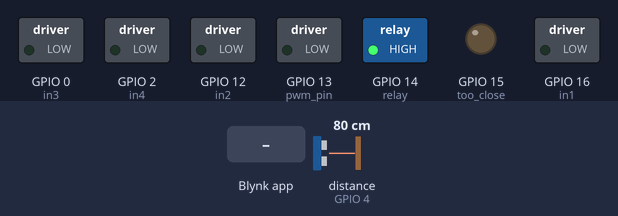
A sketch run on a simulated ESP8266 (Wemos D1 mini). Shown: switched loads named in the sketch (green lamp = pin HIGH), output pins drawn as LEDs (lit = HIGH). Wiring (inferred from the names in the program): ultrasonic range finder: trigger GPIO 5; echo GPIO 4. The inputs (shaded band) are chosen by the test bench; at power-on: distance to the obstacle (sensor on GPIO 4) 80 cm. The echo pulse lasts 58.3 µs per cm; WiFi joins after 1.5 s; servers stay silent unless stated; pins used as bus, display or sensor lines are not drawn.

Above: at 3.0 s.
3.1 s: Blynk app writes 0 to V0
At 3.7 s:
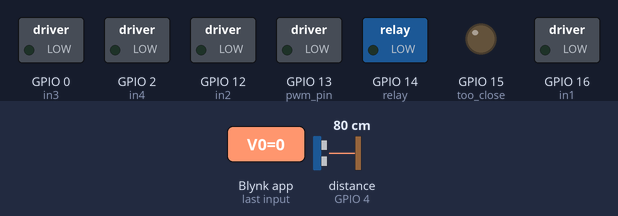
4.6 s: Blynk app writes 1 to V3
At 4.9 s:
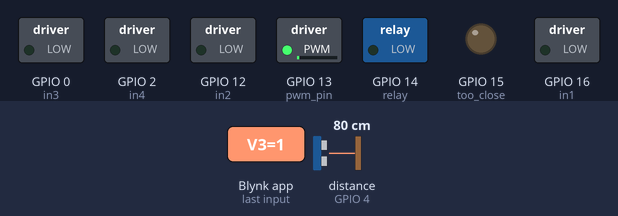
6.1 s: Blynk app writes 1 to V0
At 7.2 s:
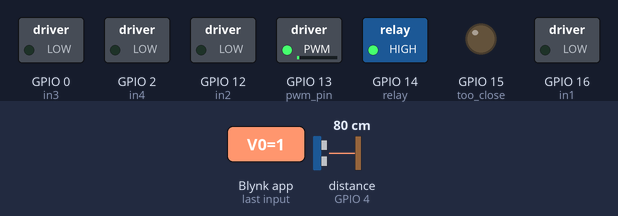
7.6 s: Blynk app writes 200 to V3
At 8.4 s:
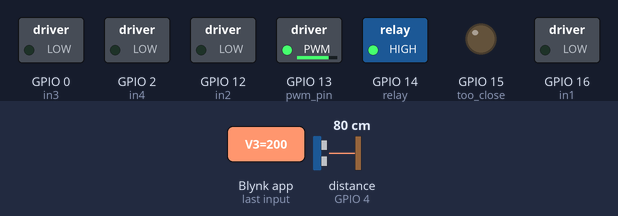
9.1 s: Blynk app writes 1 to V10
At 9.5 s:
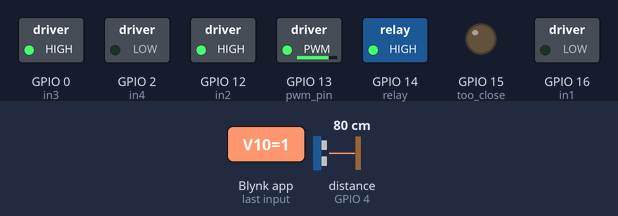
10.6 s: Blynk app writes 0 to V3
At 11.9 s:
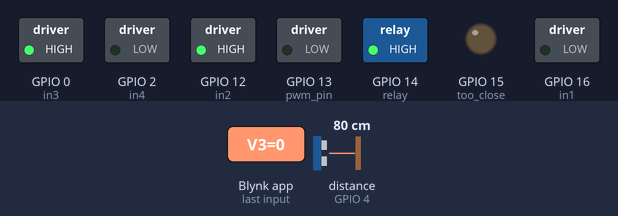
Timing chart, 0 to 13.1 s (numbered marks = the images above; inputs shaded):
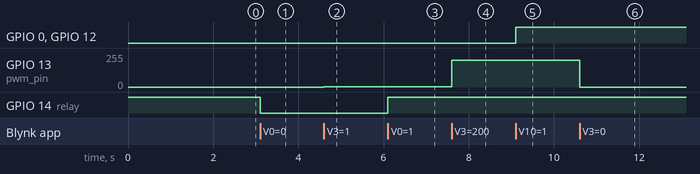

Measured:
- after the input at 3.1 s, GPIO 14 (relay): HIGH → LOW at once
- after the input at 4.6 s, GPIO 13 (pwm_pin): 0/255 → 1/255 at once
- after the input at 6.1 s, GPIO 14 (relay): LOW → HIGH at once
- after the input at 7.6 s, GPIO 13 (pwm_pin): 1/255 → 200/255 at once
- after the input at 9.1 s, GPIO 0 (in3), GPIO 12 (in2): LOW → HIGH at once
- after the input at 10.6 s, GPIO 13 (pwm_pin): 200/255 → 0/255 at once

The sketch:

d1_mini.ino
```cpp
#define BLYNK_PRINT Serial
#include <ESP8266WiFi.h>
#include <BlynkSimpleEsp8266.h>

/*ESP8266 PINOUT
  D0  16 --high at boot
  D1  5
  D2  4
  D3  0 --boot fails if low, flash
  D4  2 high at boot, boot fails if low, led
  D5  14
  D6  12
  D7  13
  D8  15 --boot fails if high
  TX  1
  RX  3
*/

char auth[] = "blynk-token";                        // Blynk token
char ssid[] = "wifi-name";                          // WiFi name
char pass[] = "wifi-password";                      // WiFi password

#define in1 16              // =======================================
#define in2 12              // output pins to l298n with informations
#define in3 0               // about direction of motors
#define in4 2               // =======================================
#define pwm_pin 13          // output pin to pro micro with information about speed
#define relay 14            // output pin to relay turns on or off motors
#define too_close 15        // output pin to pro micro with information if there is something too close

const int trigPin = 5;      // sensor trigger pin
const int echoPin = 4;      // sensor echo pin

int speed_from_blynk;       // slider value from Blynk
int x, y;                   // joystick axis data from Blynk
int stopped;                // information if IRT is stopped
int percentage;             // pwm to percentage
int memory;                 // remembers last direction
int relay_state;            // relay state
int times_stopped;          // remembers how many times IRT is stopped
int Start;                  //

String to_text;             // int to string type
String percentage_text;     // percentage text which is sent to blynk

long duration;              // information about how long it takes for the sound wave to return to the sensor
int distance;               // distance to nearest obstacle

unsigned long time_since_start; // time since start
unsigned long last_time;        // timestamp of last event
unsigned long time_in_memory;

void setup() {
  pinMode(in1, OUTPUT);          // ====================
  pinMode(in2, OUTPUT);          //
  pinMode(in3, OUTPUT);          //
  pinMode(in4, OUTPUT);          //
  pinMode(pwm_pin, OUTPUT);      //  define pins modes
  pinMode(too_close, OUTPUT);    //
  pinMode(trigPin, OUTPUT);      //
  pinMode(echoPin, INPUT);       //
  pinMode(relay, OUTPUT);        // ====================
  digitalWrite(relay, HIGH);     // turn off the relay
  Start = 1;                     // writes 1 to "start" variable
  Serial.begin(9600);            // starts serial monitor with predefined speed

  Blynk.begin(auth, ssid, pass); // connects to Blynk
  // You can also specify server:
  //Blynk.begin(auth, ssid, pass, "blynk-cloud.com", 80);
  //Blynk.begin(auth, ssid, pass, IPAddress(192,168,1,100), 8080);

}

void sensor() {
  // Clears the trigPin
  digitalWrite(trigPin, LOW);
  delayMicroseconds(2);

  // Sets the trigPin on HIGH state for 10 micro seconds
  digitalWrite(trigPin, HIGH);
  delayMicroseconds(10);
  digitalWrite(trigPin, LOW);

  // Reads the echoPin, returns the sound wave travel time in microseconds
  duration = pulseIn(echoPin, HIGH);

  // Calculates distance
  distance = duration * 0.034 / 2;

  // if distance is lower than 200cm sends it to Blynk
  if (distance <= 200) {
    Blynk.virtualWrite(V2, distance);
  }

  // if distance is higher than 200cm sends to Blynk "Out of reach"
  else if (distance > 200) {
    char a[] = "Out of reach";
    Blynk.virtualWrite(V2, a);
  }

  // if distance is lower or equal to 35cm
  if (distance <= 35) {
      if (memory == 1){
        if (times_stopped < 3){                               // limits to 3 the number of times irt can perform an emergency reversal. In case it gets stuck
           if(time_since_start - time_in_memory >= 3000){
              time_in_memory = time_since_start;
              times_stopped ++;
           }
        digitalWrite(too_close, HIGH);           // sends information to pro micro that something is too close
        stopped = 1;                             // writes 1 to "stopped" variable, prevent from changing the direction of rotation of the motors
        Blynk.virtualWrite(V4, "Em. reverse");   // sends text to Blynk lcd
        Blynk.virtualWrite(V5, "speed: 0%");     // sends text to Blynk lcd
        int z[] = {130, 0};                      // =======================================
        Blynk.virtualWrite(V1, z[0]);            // sets Blynk Joystick to reverse position
        Blynk.virtualWrite(V10, z[1]);           // =======================================
        digitalWrite(in1, LOW);                  //
        digitalWrite(in3, LOW);                  // sets motors to reverse
        digitalWrite(in2, HIGH);                 //
        digitalWrite(in4, HIGH);                 // =======================================
        }
        else if (times_stopped >= 3){             // IRT is probably stuck :(
          digitalWrite(too_close, LOW);
          stopped = 0;                            // writes 0 to "stopped" variable, allows to change the direction of rotation of the motors
          Blynk.virtualWrite(V4, "IRT is stuck"); // sends text to Blynk lcd
          Blynk.virtualWrite(V5, "speed: 0%");    // sends text to Blynk lcd
        }
     }
  }

  // if distance is higher than 35cm
  else if (distance > 35) {
    digitalWrite(too_close, LOW);                 // sends information to pro micro that there is nothing within 35 cm
    stopped = 0;                                  // distance to closest object is lower 35cm = false
    times_stopped = 0;                            // resets "times_stopped" variable to 0
  }
}

void loop() {

  Blynk.run();                                     // starts Blynk

  if (Start == 1){                                 //
    Blynk.virtualWrite(V0, 1);                     // When d1 mini is turned on for the first time, it sets button "MOTORS" in Blynk App to OFF state
    Start = 0;                                     //
  }

  time_since_start = millis();                     // saves time since start to variable

  // runs sensor() function every 200 milliseconds
  if (time_since_start - last_time >= 100) {
    last_time = time_since_start;
    sensor();
  }
}
  // reads relay state from Blynk App, sets relay to this state
BLYNK_WRITE(V0) {
  relay_state = param.asInt();
  digitalWrite(relay, relay_state);
}
BLYNK_WRITE(V3) {
  speed_from_blynk = param.asInt();                  // reads speed from Blynk slider
  percentage = speed_from_blynk * 10 / 102;          // calculates speed to percentage
  to_text = String(percentage);                      // change percentage to string type
  percentage_text = "speed: " + to_text + "%";
  Blynk.virtualWrite(V5, percentage_text);           // sends percentage to Blynk lcd
  analogWrite(pwm_pin, speed_from_blynk);            // sends speed to pro micro


}

void motor_dir(){

  // forward function
  if (x >= 128 && y >= 55 && y <= 200 && stopped == 0) {
    Blynk.virtualWrite(V4, "");
    digitalWrite(in2, LOW);
    digitalWrite(in4, LOW);
    digitalWrite(in1, HIGH);
    digitalWrite(in3, HIGH);
    Blynk.virtualWrite(V4, "Forward ");
    memory = 1;
  }

  // reverse function
  else if (x < 128 && y >= 55 && y <= 200 && stopped == 0) {
    Blynk.virtualWrite(V4, "");
    digitalWrite(in1, LOW);
    digitalWrite(in3, LOW);
    digitalWrite(in2, HIGH);
    digitalWrite(in4, HIGH);
    Blynk.virtualWrite(V4, "Reverse ");
    memory = 2;
  }

  // left turn function
  else if (y < 55 && x > 0 && x < 255 && stopped == 0) {
    Blynk.virtualWrite(V4, "");
    digitalWrite(in1, LOW);
    digitalWrite(in4, LOW);
    digitalWrite(in2, HIGH);
    digitalWrite(in3, HIGH);
    Blynk.virtualWrite(V4, "Left turn");
    memory = 3;
  }

  // right turn function
  else if (y > 200 && x > 0 && x < 255 && stopped == 0) {
    Blynk.virtualWrite(V4, "");
    digitalWrite(in2, LOW);
    digitalWrite(in3, LOW);
    digitalWrite(in1, HIGH);
    digitalWrite(in4, HIGH);
    Blynk.virtualWrite(V4, "Right turn");
    memory = 4;
  }
}

BLYNK_WRITE(V1) {
  y = param.asInt();                  // reads y value from Blynk Joystick
}

BLYNK_WRITE(V10) {
  x = param.asInt();                  // reads x value from Blynk Joystick
  motor_dir();                        // calls motor_dir() function
}
```
